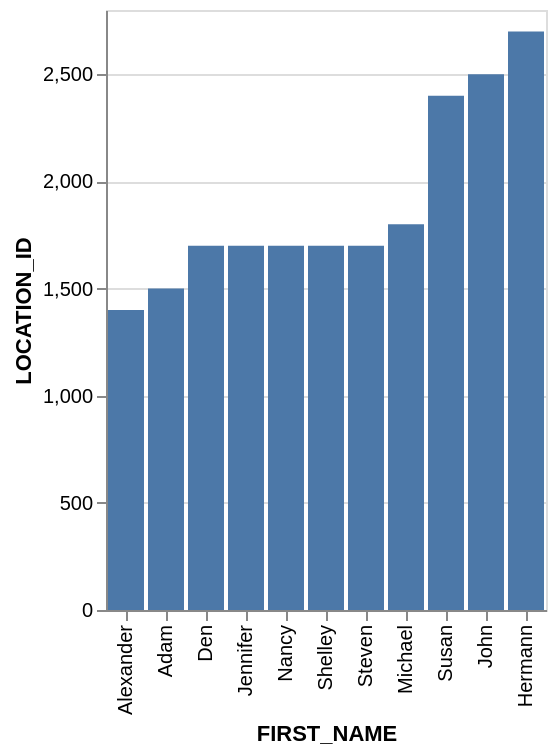

Write the Vega-Lite specification saved for this chart.
### Vega-Lite specification from a JSON file in a GitHub repository (floating-point values rounded to 4 significant figures)
{"data": {"values": [{"x_data": "Alexander", "y_data": 1400}, {"x_data": "Adam", "y_data": 1500}, {"x_data": "Den", "y_data": 1700}, {"x_data": "Jennifer", "y_data": 1700}, {"x_data": "Nancy", "y_data": 1700}, {"x_data": "Shelley", "y_data": 1700}, {"x_data": "Steven", "y_data": 1700}, {"x_data": "Michael", "y_data": 1800}, {"x_data": "Susan", "y_data": 2400}, {"x_data": "John", "y_data": 2500}, {"x_data": "Hermann", "y_data": 2700}]}, "mark": "bar", "encoding": {"x": {"field": "x_data", "type": "nominal", "title": "FIRST_NAME", "sort": {"op": "sum", "field": "y_data", "order": "ascending"}}, "y": {"field": "y_data", "type": "quantitative", "title": "LOCATION_ID"}}}
